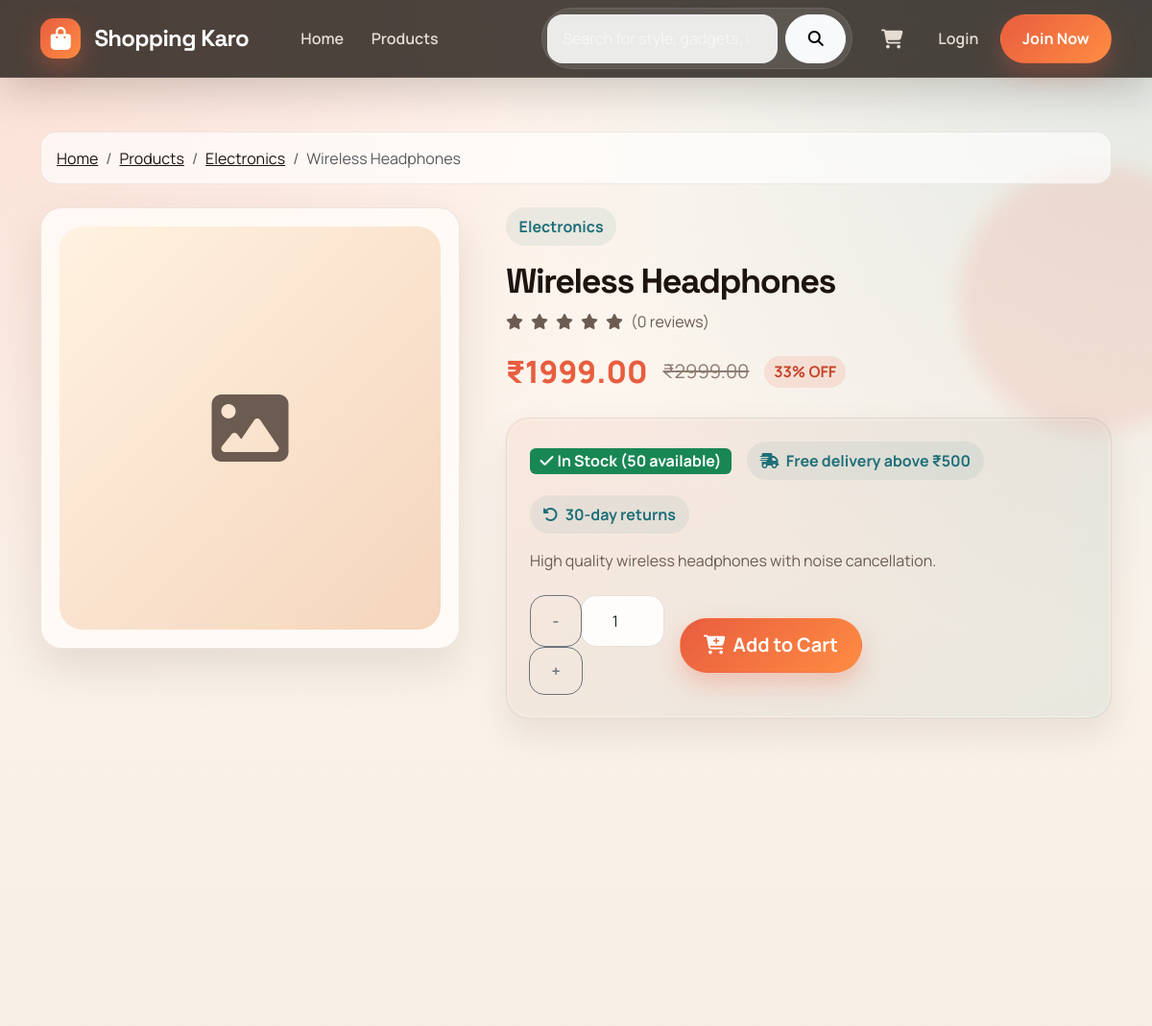
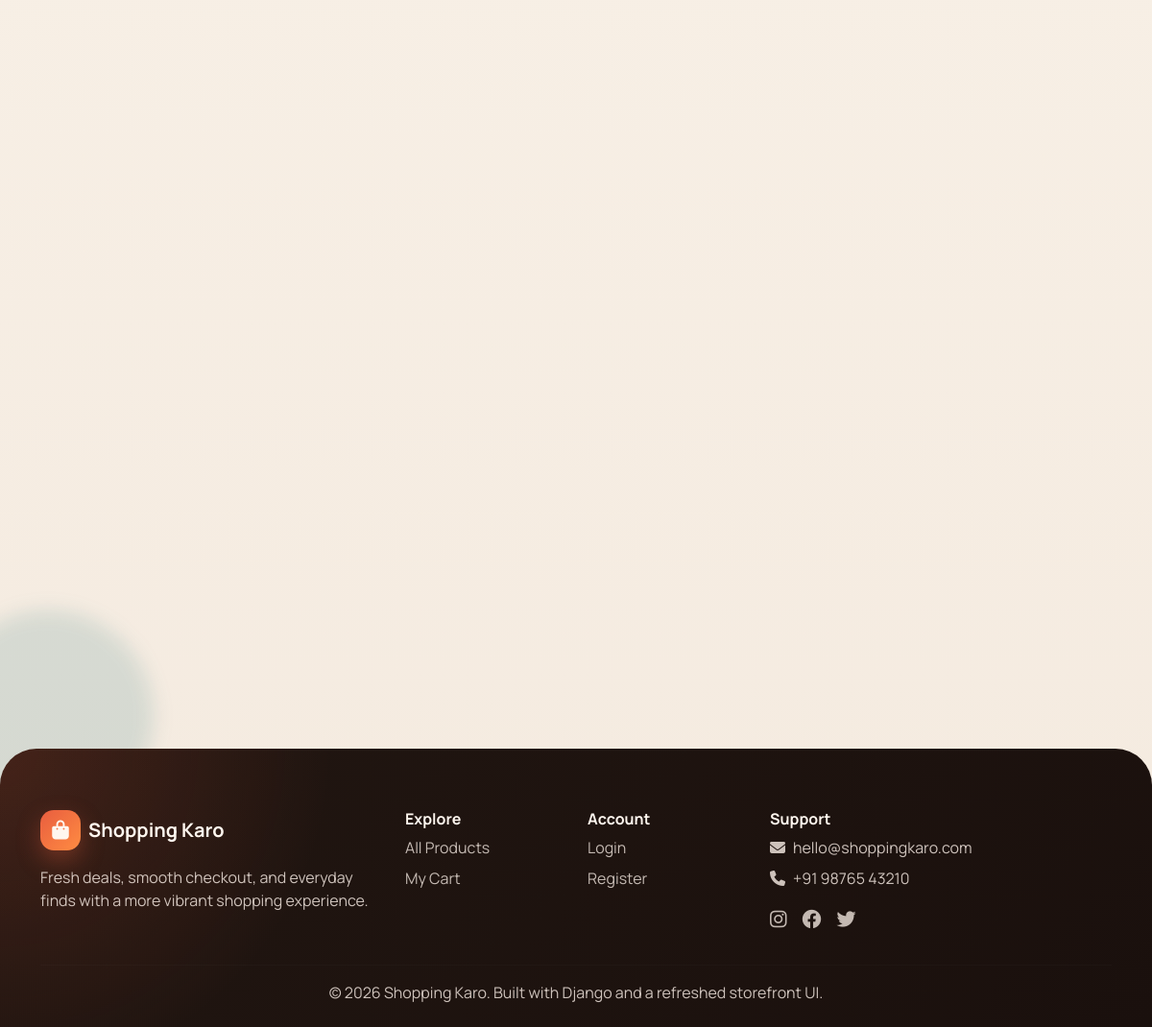
The app's page /products/wireless-headphones/ with its own data (2 pictures, top to bottom).
### store/models.py (models this page shows, shortened)
class Product(models.Model):
    category = models.ForeignKey(Category, on_delete=models.CASCADE, related_name='products')
    name = models.CharField(max_length=200)
    slug = models.SlugField(unique=True, blank=True)
    description = models.TextField()
    price = models.DecimalField(max_digits=10, decimal_places=2)
    discount_price = models.DecimalField(max_digits=10, decimal_places=2, blank=True, null=True)
    image = models.ImageField(upload_to='products/')
    stock = models.PositiveIntegerField(default=0)
    available = models.BooleanField(default=True)
    featured = models.BooleanField(default=False)
    created_at = models.DateTimeField(auto_now_add=True)
    updated_at = models.DateTimeField(auto_now=True)
    class Meta:
        ordering = ['-created_at']
    @property
    def final_price(self):
        return self.discount_price if self.discount_price else self.price
    @property
    def discount_percent(self):
        if self.discount_price:
            return int(((self.price - self.discount_price) / self.price) * 100)
        return 0
    @property
    def in_stock(self):
        return self.stock > 0

class Category(models.Model):
    name = models.CharField(max_length=200)
    slug = models.SlugField(unique=True, blank=True)
    description = models.TextField(blank=True)
    image = models.ImageField(upload_to='categories/', blank=True, null=True)
    created_at = models.DateTimeField(auto_now_add=True)
    class Meta:
        verbose_name_plural = 'Categories'
        ordering = ['name']

### store/views.py (the view)
# urls.py: path('products/<slug:slug>/', views.product_detail, name='product_detail'),
def product_detail(request, slug):
    product = get_object_or_404(Product, slug=slug, available=True)
    reviews = product.reviews.all()
    avg_rating = reviews.aggregate(Avg('rating'))['rating__avg'] or 0
    related_products = Product.objects.filter(
        category=product.category, available=True
    ).exclude(id=product.id)[:4]
    user_review = None
    if request.user.is_authenticated:
        user_review = reviews.filter(user=request.user).first()
    context = {
        'product': product,
        'reviews': reviews,
        'avg_rating': round(avg_rating, 1),
        'related_products': related_products,
        'user_review': user_review,
    }
    return render(request, 'store/product_detail.html', context)

### cart/context_processors.py (called while the page is built)
def cart_count(request):
    count = 0
    try:
        if request.user.is_authenticated:
            cart = Cart.objects.filter(user=request.user).first()
        else:
            session_key = request.session.session_key
            cart = Cart.objects.filter(session_key=session_key).first() if session_key else None
        if cart:
            count = cart.total_items
    except Exception:
        pass
    return {'cart_count': count}

### templates/store/product_detail.html (shortened to what this page needs)
{% extends 'base.html' %}
{% block content %}
<div class="detail-shell">
    <div class="container">
        <nav aria-label="breadcrumb" class="mb-4" data-reveal>
            <ol class="breadcrumb mb-0">
                <li class="breadcrumb-item"><a href="{% url 'store:home' %}">Home</a></li>
                <li class="breadcrumb-item"><a href="{% url 'store:product_list' %}">Products</a></li>
                <li class="breadcrumb-item"><a href="{% url 'store:product_list' %}?category={{ product.category.slug }}">{{ product.category.name }}</a></li>
                <li class="breadcrumb-item active">{{ product.name }}</li>
            </ol>
        </nav>
        <div class="row g-5 align-items-start">
            <div class="col-lg-5" data-reveal>
                <div class="card detail-card shine-card interactive-lift" data-cursor="hover">
                    {% if product.image %}
                    <img src="{{ product.image.url }}" class="detail-image" alt="{{ product.name }}">
                    {% else %}
                    <div class="detail-image d-flex align-items-center justify-content-center">
                        <i class="fas fa-image fa-5x text-muted"></i>
                    </div>
                    {% endif %}
                </div>
            </div>
            <div class="col-lg-7" data-reveal>
                <span class="pill-chip mb-3">{{ product.category.name }}</span>
                <h1 class="section-title mb-2">{{ product.name }}</h1>
                <div class="d-flex align-items-center gap-2 mb-3">
                    {% for i in "12345" %}
                    <i class="fas fa-star {% if forloop.counter <= avg_rating %}star{% else %}text-muted{% endif %}"></i>
                    {% endfor %}
                    <span class="text-muted">({{ reviews.count }} reviews)</span>
                </div>
                <div class="d-flex align-items-center gap-3 flex-wrap mb-4">
                    <span class="price fs-2">₹{{ product.final_price }}</span>
                    {% if product.discount_price %}
                    <span class="old-price fs-5">₹{{ product.price }}</span>
                    <span class="discount-badge fs-6">{{ product.discount_percent }}% OFF</span>
                    {% endif %}
                </div>
                <div class="purchase-box surface-panel mb-4">
                    <div class="d-flex flex-wrap gap-3 align-items-center mb-3">
                        {% if product.in_stock %}
                        <span class="badge bg-success fs-6"><i class="fas fa-check me-1"></i>In Stock ({{ product.stock }} available)</span>
                        {% else %}
                        <span class="badge bg-danger fs-6"><i class="fas fa-times me-1"></i>Out of Stock</span>
                        {% endif %}
                        <span class="pill-chip"><i class="fas fa-truck-fast"></i>Free delivery above ₹500</span>
                        <span class="pill-chip"><i class="fas fa-rotate-left"></i>30-day returns</span>
                    </div>
                    <p class="text-muted mb-4">{{ product.description }}</p>
                    {% if product.in_stock %}
                    <form action="{% url 'cart:add' product.id %}" method="post" class="d-flex gap-3 align-items-center flex-wrap">
                        <div class="input-group" style="width:140px">
                            <button type="button" class="btn btn-outline-secondary" onclick="changeQty(-1)">-</button>
                            <input type="number" name="quantity" id="qty" value="1" min="1" max="{{ product.stock }}" class="form-control text-center">
                            <button type="button" class="btn btn-outline-secondary" onclick="changeQty(1)">+</button>
                        </div>
                        <button type="submit" class="btn btn-primary btn-lg px-4">
                            <i class="fas fa-cart-plus me-2"></i>Add to Cart
                        </button>
                    </form>
                    {% else %}
                    <button class="btn btn-secondary btn-lg" disabled>Out of Stock</button>
                    {% endif %}
                </div>
            </div>
        </div>
        <div class="row mt-5 g-4">
            <div class="col-lg-8">
            </div>
        </div>
        {% if related_products %}
        <div class="mt-5">
            <div class="row g-4">
            </div>
        </div>
        {% endif %}
    </div>
</div>
{% endblock %}

### records on screen
Product: category.name "Electronics", name "Wireless Headphones", final_price "1999.00", price "2999.00", discount_percent "33", stock "50", description "High quality wireless headphones with noise cancellation."

### other values on screen
{{ reviews.count }} "0"
